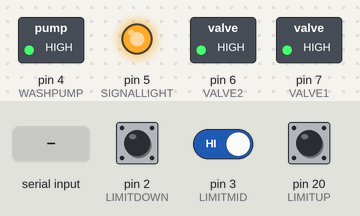
A sketch run on a simulated Arduino Mega 2560, built with avr-gcc and run on an emulated ATmega2560. Shown: switched loads named in the sketch (green lamp = pin HIGH), output pins drawn as LEDs (lit = HIGH). The test bench sets the inputs (shaded band); at power-on: pin 2 (LIMITDOWN) HIGH, pin 3 (LIMITMID) HIGH, pin 20 (LIMITUP) HIGH. What the sketch prints to the serial monitor is not drawn.

Above: at 1.2 s.
1.3 s: "d" received over Serial
At 2.5 s:
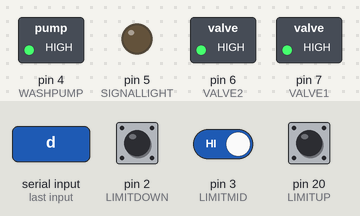
2.8 s: byte 91 ('[') received over Serial
At 3.2 s:
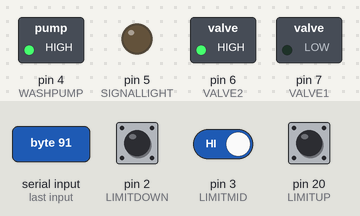
13.3 s: byte 93 (']') received over Serial
At 14.7 s:
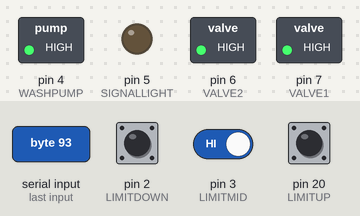
Timing chart, 0 to 15.8 s (numbered marks = the images above; inputs shaded):
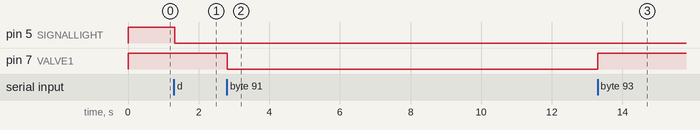

The sketch:

drill.ino
```cpp
#define VERTICALSPEED     1     //vertical motor speed
#define DRILLSPEED        1     //Drill motor speed
#define SAFETYPERIOD      100   //period before stop
#define LIMITUP           20    //upper limit switch pin active low
#define LIMITDOWN         2    //lower limit switch pin active low
#define LIMITMID          3    //middle limit switch pin active low
#define EXTRACTIONTIME    3000
#define VALVE1            7
#define VALVE2            6
#define SIGNALLIGHT       5
#define WASHPUMP          4
long safetyTimer = 0;
int idx = 0;
long extractingHoldEnterTime = 0;
int limitTest = 0;
enum controlState{
  DRILLING,
  PULLING,
  EXTRACTING,
  EXTRACTINGHOLD,
  PAUSED,
  DRILLPENDING,
  DRILLFINISHING,
  MOVINGFILTRATION,
};

controlState DRILLSTATE = PAUSED;
controlState LASTDRILLSTATE;

void setup() {
  Serial.begin(9600);
  Serial1.begin(9600);
  Serial2.begin(115200);
  Serial3.begin(115200);
  commandMotor(1,0);
  commandMotor(2,0);
  resetSafetyTimer();
  TCCR4B &= ~0x7;
  TCCR4B |= 2;
  pinMode(LIMITUP, INPUT_PULLUP);
  pinMode(LIMITDOWN, INPUT_PULLUP);
  pinMode(LIMITMID, INPUT_PULLUP);
  attachInterrupt(digitalPinToInterrupt(LIMITUP), upLimitISR, FALLING);
  attachInterrupt(digitalPinToInterrupt(LIMITDOWN), downLimitISR, FALLING);
  attachInterrupt(digitalPinToInterrupt(LIMITMID), midLimitISR, FALLING);
  LASTDRILLSTATE = DRILLING;
  pinMode(VALVE1, OUTPUT);
  digitalWrite(VALVE1,HIGH);
  pinMode(VALVE2, OUTPUT);
  digitalWrite(VALVE2,HIGH);
  pinMode(SIGNALLIGHT,OUTPUT);
  digitalWrite(SIGNALLIGHT,HIGH);
  pinMode(WASHPUMP, OUTPUT);
  digitalWrite(WASHPUMP, HIGH);
}

void loop() {
//  Serial.println(limitTest);/
  safetyCheck();
  switch(DRILLSTATE)
  {
    case PAUSED:
      commandMotor(1,0);
      commandMotor(2,0);
      Serial.println("PAUSED");
      break;
    case DRILLING:
      commandMotor(1,-VERTICALSPEED);
      commandMotor(2,DRILLSPEED);
      LASTDRILLSTATE = DRILLING;
      digitalWrite(SIGNALLIGHT,LOW);
      break;
    case PULLING:
      commandMotor(1, VERTICALSPEED);
      commandMotor(2, DRILLSPEED);
      LASTDRILLSTATE = PULLING;
      digitalWrite(SIGNALLIGHT,LOW);
      break;
    case EXTRACTING:
      commandMotor(1, -VERTICALSPEED);
      commandMotor(2, DRILLSPEED);
      LASTDRILLSTATE = EXTRACTING;
      break;
    case EXTRACTINGHOLD:
      commandMotor(1,0);
      commandMotor(2, DRILLSPEED);
      if (millis() - extractingHoldEnterTime > EXTRACTIONTIME)
      {
        DRILLSTATE = DRILLFINISHING;
      }
      LASTDRILLSTATE = EXTRACTINGHOLD;
      break;
    case DRILLPENDING:
      commandMotor(1,0);
      commandMotor(2,0);
      LASTDRILLSTATE = DRILLPENDING;
      digitalWrite(SIGNALLIGHT,HIGH);
      break;
    case MOVINGFILTRATION:
      commandMotor(1,0);
      commandMotor(2,0);
      //send command to dynamixel controller to move the filtration inplace
      //if feedback says filtration tower inplace
      //DRILLSTATE = EXTRACTING;
      //place holder: wait for 10000 iterations second
      idx ++;
      if (idx == 1000)
      {
        DRILLSTATE = EXTRACTING;
        idx = 0;
      }
      LASTDRILLSTATE = MOVINGFILTRATION;
      break;
    case DRILLFINISHING:
      commandMotor(1, VERTICALSPEED);
      commandMotor(2, DRILLSPEED);
      LASTDRILLSTATE = DRILLFINISHING;
      break;
  }
//  reAttachLimitSwitchOnConditions();/
}

//between -1 and 1, zero is stop
//motor ID: 1 for vertical and 2 for drill
void commandMotor(int id, float speedFrac)
{
  int motorSpeed = speedFrac * 2047;
  if (id == 1)
  {
    Serial1.print("M1: ");
    Serial1.println(motorSpeed);
  }
  if (id == 2)
  {
    Serial1.print("M2: ");
    Serial1.println(motorSpeed);
  }
}

void serialEvent()
{
  if(Serial.available())
  {
    char inChar = (char)Serial.read();
    Serial.write(inChar); //echo

    if (inChar == 'd')
    {
      DRILLSTATE = DRILLING;
      resetSafetyTimer();
    }
    else if (inChar == 'p')
    {
      DRILLSTATE = PAUSED;
      resetSafetyTimer();
    }
    else if (inChar == 'u')
    {
      DRILLSTATE = PULLING;
      resetSafetyTimer();
    }
    else if (inChar == 'h')
    {
      DRILLSTATE = EXTRACTINGHOLD;
      extractingHoldEnterTime = millis();
      resetSafetyTimer();
    }
    else if (inChar == 'a')
    {
      if (DRILLSTATE == PAUSED)
      {
        DRILLSTATE = LASTDRILLSTATE;
      }
      Serial.println(DRILLSTATE);
      resetSafetyTimer();
    }
    else if (inChar == '1')
    {
      Serial2.print('1');
      Serial3.print('1');
    }
    else if (inChar == '2')
    {
      Serial2.print('2');
      Serial3.print('2');
    }
    else if (inChar == '3')
    {
      Serial2.print('3');
      Serial3.print('3');
    }
    else if (inChar == '4')
    {
      Serial2.print('4');
      Serial3.print('4');
    }
    else if (inChar == '5')
    {
      Serial2.print('5');
      Serial3.print('5');
    }
    else if (inChar == '6')
    {
      Serial2.print('6');
      Serial3.print('6');
    }
    else if (inChar == 'r')
    {
      Serial2.print('R');
    }
    else if (inChar == 'p')
    {
      Serial2.print('P');
    }
    else if (inChar == 'i')
    {
      Serial3.print('i');
    }
    else if (inChar == 'o')
    {
      Serial3.print('o');
    }
    else if (inChar == '[')
    {
      digitalWrite(VALVE1, LOW);
    }
    else if (inChar == ']')
    {
      digitalWrite(VALVE1, HIGH);
    }
    else if (inChar == '{')
    {
      digitalWrite(VALVE2, LOW);
    }
    else if (inChar == '}')
    {
      digitalWrite(VALVE2, HIGH);
    }
  }
}
void safetyCheck()
{
  int timeLaps =  millis() - safetyTimer;
  if(timeLaps > SAFETYPERIOD)
  {
    DRILLSTATE = PAUSED;
  }
}
void resetSafetyTimer()
{
  safetyTimer = millis();
}

void upLimitISR()
{
  if (DRILLSTATE == PULLING)
  {
    DRILLSTATE = MOVINGFILTRATION;
  }
  else if (DRILLSTATE == DRILLFINISHING)
  {
    DRILLSTATE = DRILLPENDING;
  }
  limitTest = 1;
//  detachInterrupt(digitalPinToInterrupt(LIMITUP));/
}

void downLimitISR()
{
  DRILLSTATE = PULLING;
  limitTest = 3;
//  detachInterrupt(digitalPinToInterrupt(LIMITDOWN));/
}

void midLimitISR()
{
  if (DRILLSTATE == EXTRACTING)
  {
    DRILLSTATE = EXTRACTINGHOLD;
    extractingHoldEnterTime = millis();
  }
  limitTest = 2;
//  detachInterrupt(digitalPinToInterrupt(LIMITMID));/
}

///
```

Measured:
- after the input at 1.3 s, pin 5 (SIGNALLIGHT): HIGH → LOW at once
- after the input at 2.8 s, pin 7 (VALVE1): HIGH → LOW at once
- after the input at 13.3 s, pin 7 (VALVE1): LOW → HIGH at once
